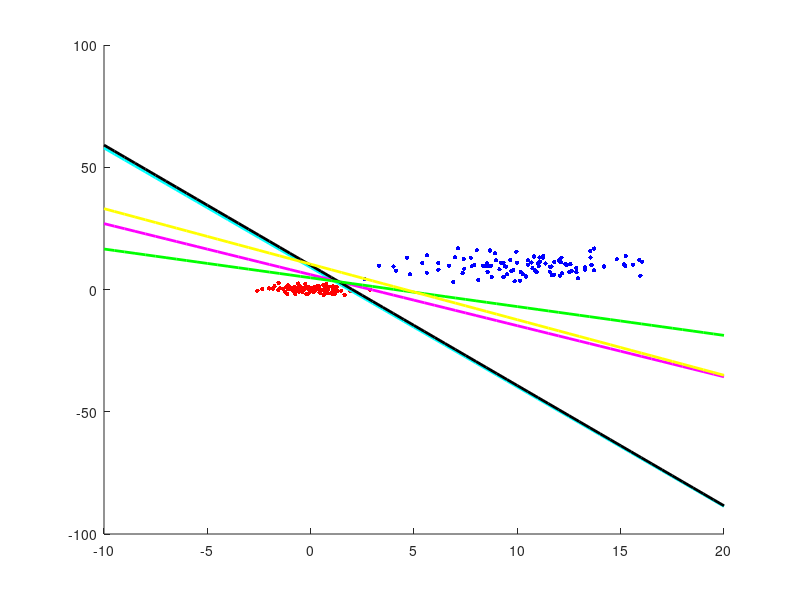

Source code (MATLAB):
function [] = part1_train%(testfile)      % takes input as testsample filename which must contain testdata and testlabel
    t = load('MS2CD.mat');         % loads training data
    traindata = [ones(size(t.trainData,1),1),t.trainData];      %augmenting one in trainsample
    trainlabel = t.trainLabel;
%    newtraindata = [ones(size(t.trainData,1),1),t.trainData];   
%     s = load(testfile);     %loading testing data
%     testdata = [ones(size(s.testData,1),1),s.testData];         %augmenting one in testsample
%    testlabel = s.testLabel;
    
    for i=1:size(traindata,1),          %multiplying all the training samples having label as 0 by -1 to shift them to the same side of label 1
        if (trainlabel(i) == 0)
            traindata(i,:)=-1.*traindata(i,:);
        end
    end
    
    A = [];         %contains a for all 5 algorithms
    color = ['c','m','k','g','y'];  %different colors for different decision boundaries
    
    plottrain(t.trainData,t.trainLabel);    
    a = batch(traindata);      
    A = [A;a];
    a = singlesample(traindata);       
    A = [A;a];  
    a = batchmargin(traindata);     
    A = [A;a];
    a = singlesamplemargin(traindata);     
    A = [A;a];
    a = relaxation(traindata);      
    A = [A;a];
    
    norm_A = [];
    for i=1:size(A,1),
        norm_A = [norm_A;A(i,:)/norm(A(i,:))];      %normalizing a's
    end
    
    csvwrite('part1_A.csv',norm_A);     %writing the a values in a graph
    
     for i=1:size(A,1),      %calculating accuracy for each a
%         disp('Labels assigned to testing sample :')     %for test data
%         calcaccuracy(A(i,:),testdata)%,testlabel);
%          disp('Accuracy for training data :')    %for training data
%          calcaccuracy(A(i,:),newtraindata,trainlabel);
         plota(A(i,:),color(i));     %plotting each a
     end
    
    hold off;
%     disp('Accuracy for 1-NN :')     %calculating accuracy by 1nn algorithm
%     nn(newtraindata,testdata,testlabel);
    
end

function [] = plottrain(trainData,trainLabel)       %plotting training datasamples
    for i=1:size(trainData,1),
       if (trainLabel(i)==0)
           scatter(trainData(i,1),trainData(i,2),10,[1,0,0],'filled');
           hold on;
       else
           scatter(trainData(i,1),trainData(i,2),10,[0,0,1],'filled');  
           hold on;
       end
    end
end

function [] = calcaccuracy(a,testdata)%,testlabel)

    outputlbl = [];     %contains the label assigned by every algorithm
%    accuracy = 0;

    for i=1:size(testdata,1),
        product = a*testdata(i,:)';
        if (product > 0)
            outputlbl = [outputlbl;1];
        else
            outputlbl = [outputlbl;0];
        end
    end
    
    disp(outputlbl)

%     for i=1:size(outputlbl,1),      %calculating accuracy by verifying against correct labels
%         if (outputlbl(i) == testlabel(i))
%             accuracy = accuracy + 1;
%         end
%     end
    
%     disp((accuracy/size(testlabel,1))*100)
    
end

function [] = plota(a,color)    %plotting each a with the specified color

    x= -10:0.5:20;
    y= (-a(2)*x-a(1))/a(3);
    p = plot(x,y);
    set(p,'Color',color,'LineWidth',2);
    hold on;

end

function [a] = batch(traindata)      %calculating a for batch perceptron
    a = [1,100,1];
    k = 1;

    while (1),
        check = 0;
        sum = [0,0,0];
        n = [1/k,1/k,1/k];
        for i=1:size(traindata,1),
            value = a*traindata(i,:)';
            if (value < 0)
                check = 1;      %if any sample is misclassified or not
                sum = sum + traindata(i,:);     %summing all misclassified samples
            end
        end
        a = a + sum.*n;     %updating a
        check1 = 0;
        for i=1:size(traindata,2),
            if(abs(sum(i)/k) > 0.1),           % looking at the change of A vector.
                                               % if it is not changing much (not more than theta = 0.1)
                                               % then this is 1st break condition
                check1=check1+1;
            end
        end
        k = k + 1;
        if(check == 0 || check1 == 0 || k > 5000)      
            break;
        end      
    end
    
end


function [a] = singlesample(traindata)       %calculating a for singlesample perceptron

    a = [-33,10,1];
    k = 1;

    while (1),
        check = 0;
        prev = a;   %taking value of a before going in loop.

        for i=1:size(traindata,1),
            value = traindata(i,:)*a';
            if (value < 0)
                check = 1;      %if any sample is misclassified or not
                a = a + traindata(i,:) * (1.0 / k);  %adding the value to a.

            end
        end
        check1 = 0;
        for i=1:size(traindata,2),
            if(abs(a(i) - prev(i)) > 0.1)      % looking at the change of A vector.
                                               % if it is not changing much (not more than theta = 0.1)
                                               % then this is 1st break condition
                check1=check1+1;
                break;
            end
        end
        k = k + 1;
        if(check == 0 || check1 ==0 || k > 5000)
            break;
        end
    end

end


function [a] = batchmargin(traindata)       %calculating a for batch with margin perceptron

a = [1,100,1];
k = 1;
b = 5;      %setting the margin as 5

while (1),
    check = 0;
    sum = [0,0,0];
    n = [1/k,1/k,1/k];
    for i=1:size(traindata,1),
        value = a*traindata(i,:)';
        if ((value - b) < 0)
            check = 1;      %if any sample is misclassified or not
            sum = sum + traindata(i,:);     %summing all misclassified samples
        end
    end
     a = a + sum.*n;        %adding the value to a
    check1=0;
    for i=1:size(traindata,2),
        if(abs(sum(i)/k) > 0.1),               % looking at the change of A vector.
                                               % if it is not changing much (not more than theta = 0.1)
                                               % then this is 1st break
                                               % condition
            check1=check1+1;
        end
    end
    if(check == 0 || check1 == 0 || k > 5000)
        break;
    end
   
    k = k + 1;
end

end


function [a] = singlesamplemargin(traindata)         %calculating a for singlesample with margin perceptron

a = [-28,10,6];
k = 1;
b = 5;      %setting the margin as 5
while (1),
        check = 0;
        prev = a;   % taking value of a before going in loop.

        for i=1:size(traindata,1),
            value = traindata(i,:)*a' - b;
            if (value < 0)
                check = 1;      %if any sample is misclassified or not
                a = a + traindata(i,:) * (1.0 / k);  %adding the value to A.

            end
        end
        check1 = 0;
        for i=1:size(traindata,2),
            if(abs(a(i) - prev(i)) > 0.1)      % looking at the change of A vector.
                                               % if it is not changing much (not more than theta = 0.1)
                                               % then this is 1st break condition
                check1=check1+1;
                break;
            end
        end
        k = k + 1;
        if(check == 0 || check1 ==0 || k > 5000)
            break;
        end
end

end

function [a] = relaxation(traindata)        %calculating a for batch relaxation with margin perceptron

a = [-120,12,-122];
k = 1;
b = 5;      %setting the margin as 5

while (1),
    check = 0;
    sum = [0,0,0];
    n = [1/k,1/k,1/k];
    for i=1:size(traindata,1),
        value = a*traindata(i,:)'-b;
        if ((value) < 0)
            check = 1;      %if any sample is misclassified or not
            sum = sum + (-value).*((traindata(i,:))./(traindata(i,:)*traindata(i,:)'));     %summing all misclassified samples
        end
    end
     a = a + sum.*n;        %adding the value to a
    check1 =0;
    for i=1:size(traindata,2),
        if(abs(sum(i)/k) > 0.1),               % looking at the change of A vector.
                                               % if it is not changing much (not more than theta = 0.1)
                                               % then this is 1st break
                                               % condition
            check1=check1+1;
        end
    end
    if(check == 0 || check1 == 0 || k > 200)
        break;
    end
    k = k + 1;
end

end


function [] = nn(traindata,testdata,testlabel)      %applying 1-NN algorithm on the training sample and checking accuracy with the test data

accuracy = 0;

for i=1:size(testdata,1),
    difference = [];
    for j=1:size(traindata,1),
        diff = norm(testdata(i,:)-traindata(j,:));
        difference = [difference;diff,testlabel(i)];
    end
    sortedarray = sortrows(difference,1);
    label = sortedarray(1,2);
    if (label == testlabel(i))
        accuracy = accuracy + 1;
    end
end

disp((accuracy/size(testdata,1))*100)
end